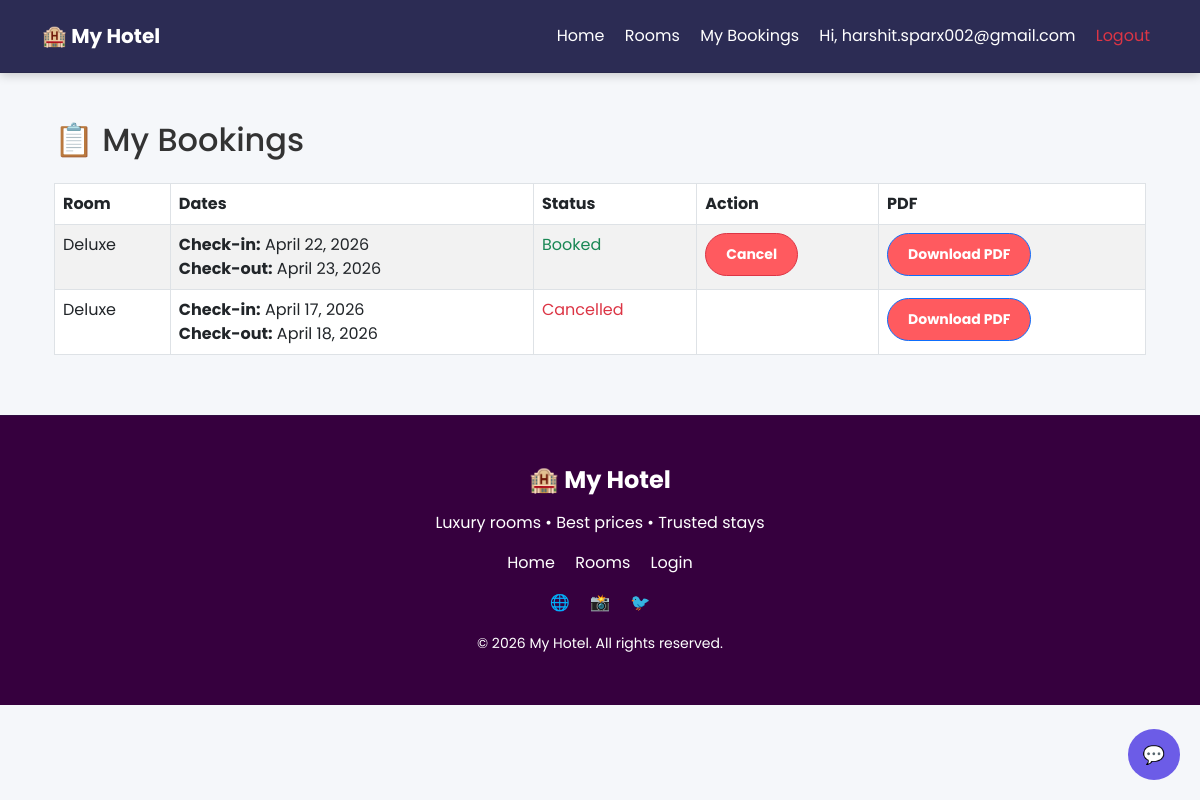
Page /my-bookings/ (signed in) on the committed database.
### hotel_project/booking/models.py (models this page shows, shortened)
class Booking(models.Model):
    STATUS_CHOICES = (
        ('Booked', 'Booked'),
        ('Cancelled', 'Cancelled'),
    )
    user = models.ForeignKey(User, on_delete=models.CASCADE)
    room = models.ForeignKey(Room, on_delete=models.CASCADE)
    name = models.CharField(max_length=100, null=True, blank=True)
    phone = models.CharField(max_length=15, null=True, blank=True)
    total_people = models.IntegerField(null=True, blank=True)
    id_proof = models.CharField(max_length=100, null=True, blank=True)
    check_in = models.DateField()
    check_out = models.DateField()
    status = models.CharField(max_length=20, choices=STATUS_CHOICES, default='Booked')  # ✅ NEW
    created_at = models.DateTimeField(auto_now_add=True)

class Room(models.Model):
    ROOM_TYPES = (
        ('AC', 'AC'),
        ('NON-AC', 'Non-AC'),
        ('DELUXE', 'Deluxe'),
    )
    name = models.CharField(max_length=100)
    room_type = models.CharField(max_length=20, choices=ROOM_TYPES)
    price = models.IntegerField()
    description = models.TextField(blank=True, null=True)
    features = models.TextField(blank=True, null=True)
    capacity = models.IntegerField(default=2)
    is_available = models.BooleanField(default=True)
    image = models.ImageField(upload_to='rooms/', blank=True, null=True)

### hotel_project/booking/views.py (the view)
# urls.py: path('my-bookings/', views.my_bookings, name='my_bookings'),
@login_required
def my_bookings(request):
    bookings = Booking.objects.filter(user=request.user).order_by('-created_at')
    return render(request, 'booking/my_bookings.html', {'bookings': bookings})

### hotel_project/booking/templates/booking/my_bookings.html (shortened to what this page needs)
{% extends 'booking/base.html' %}
{% block content %}
<div class="container mt-5">
    <h2 class="mb-4">📋 My Bookings</h2>
    <table class="table table-bordered table-striped">
        <thead>
            <tr>
                <th>Room</th>
                <th>Dates</th>
                <th>Status</th>
                <th>Action</th>
                <th>PDF</th>
            </tr>
        </thead>
        <tbody>
            {% for booking in bookings %}
            <tr>
                <td>{{ booking.room.name }}</td>
                <td>
                    <b>Check-in:</b> {{ booking.check_in }} <br>
                    <b>Check-out:</b> {{ booking.check_out }}
                </td>
                <td>
                    {% if booking.status == "Booked" %}
                        <span class="text-success">Booked</span>
                    {% else %}
                        <span class="text-danger">Cancelled</span>
                    {% endif %}
                </td>
                <td>
                    {% if booking.status == "Booked" %}
                        <a href="{% url 'cancel_booking' booking.id %}" class="btn btn-danger btn-sm">
                            Cancel
                        </a>
                    {% else %}
                    <span class="text-muted"></span>
                    {% endif %}
                </td>
                <td>
                    <a href="{% url 'download_pdf' booking.id %}" class="btn btn-primary btn-sm">
    Download PDF
</a></td>
            </tr>
            {% empty %}
            <tr>
                <td colspan="4" class="text-center">No bookings yet</td>
            </tr>
            {% endfor %}
        </tbody>
    </table>
</div>
{% endblock %}

### hotel_project/booking/templates/booking/base.html (shortened to what this page needs)
<!DOCTYPE html>
<html>
<head>
    {% load static %}
    <link href="https://cdn.jsdelivr.net/npm/bootstrap@5.3.0/dist/css/bootstrap.min.css" rel="stylesheet">
    {% if '/admin' not in request.path %}
    <link rel="stylesheet" href="{% static 'css/style.css' %}">
    {% endif %}
</head>
<body>
<div class="position-fixed top-0 end-0 p-3" style="z-index: 9999;">
</div>
<nav class="navbar navbar-expand-lg navbar-dark py-3">
  <div class="container">
    <a class="navbar-brand fw-bold" href="/">🏨 My Hotel</a>
    <div class="collapse navbar-collapse" id="navbarNav">
        <div class="ms-auto text-center">
            <a class="nav-link d-block d-lg-inline mx-2 text-white" href="/">Home</a>
            <a class="nav-link d-block d-lg-inline mx-2 text-white" href="/rooms/">Rooms</a>
            {% if user.is_authenticated %}
                <a class="nav-link d-block d-lg-inline mx-2 text-white" href="/my-bookings/">My Bookings</a>
                <span class="text-white d-block d-lg-inline mx-2">Hi, {{ user.username }}</span>
                <a class="nav-link d-block d-lg-inline mx-2 text-danger" href="/logout/">Logout</a>
            {% else %}
                <a class="nav-link d-block d-lg-inline mx-2 text-white" href="/login/">Login</a>
                <a class="nav-link d-block d-lg-inline mx-2 text-white" href="/signup/">Signup</a>
            {% endif %}
        </div>
    </div>
  </div>
</nav>
<div class="container mt-4">
    {% block content %}{% endblock %}
</div>
<div id="chat-toggle" onclick="toggleChat()">💬</div>
</body>
<footer style="background:#36003e; color:#ffffff; padding:50px 0; margin-top:60px; border-top:1px solid rgba(6, 130, 78, 0.1);">
    <div class="container text-center">
        <h4 class="fw-bold mb-3">🏨 My Hotel</h4>
        <p class="text-white">Luxury rooms • Best prices • Trusted stays </p>
        <div class="mb-3">
            <a href="/" class="text-white mx-2 footer-link">Home</a>
            <a href="/rooms/" class="text-white mx-2 footer-link">Rooms</a>
            <a href="/login/" class="text-white mx-2 footer-link">Login</a>
        </div>
        <div class="mb-3">
            <span class="mx-2">🌐</span>
            <span class="mx-2">📸</span>
            <span class="mx-2">🐦</span>
        </div>
        <small class="text-white">
            © 2026 My Hotel. All rights reserved.
        </small>
    </div>
</footer>
</html>

### hotel_project/booking/static/css/style.css (style rules this page uses)
.btn { background: #ff5a5f; color: white; padding: 10px 20px; border-radius: 5px; text-decoration: none; font-weight: bold; }
.navbar { box-shadow: 0 2px 10px rgba(0,0,0,0.2); position: relative; z-index: 10; }
body { margin: 0; }
* { pointer-events: auto; }

### hotel_project/booking/templates/booking/base.html (style rules this page uses)
body { font-family: 'Poppins', sans-serif; background: #f5f7fa; color: #333; }
.navbar { backdrop-filter: blur(10px); background: #2c2c54 !important; border-bottom: 1px solid rgba(0,0,0,0.1); }
.nav-link { transition: 0.3s; }
.container { animation: fadeIn 0.6s ease; }
.btn { border-radius: 25px; transition: 0.3s; }
#chat-toggle { position: fixed; bottom: 20px; right: 20px; background: #6c5ce7; color: white; padding: 12px 15px; border-radius: 50%; cursor: pointer; font-size: 18px; z-index: 9999; }
.footer-link { text-decoration: none; transition: 0.3s; }

### rows in the picture
Booking: room.name "Deluxe", check_in "April 22, 2026", check_out "April 23, 2026", status "Booked"
Booking: room.name "Deluxe", check_in "April 17, 2026", check_out "April 18, 2026", status "Cancelled"

### other values in the picture
{{ user.username }} "harshit.sparx002@gmail.com"
